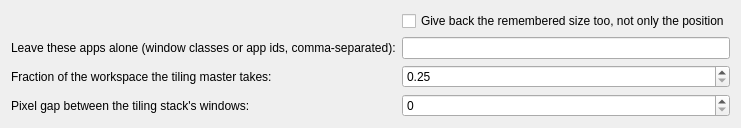
<?xml version="1.0" encoding="UTF-8"?>
<ui version="4.0">
 <class>PlasmaFusionPlacementConfig</class>
 <widget class="QWidget" name="PlasmaFusionPlacementConfig">
  <layout class="QFormLayout" name="formLayout">
   <item row="0" column="1">
    <widget class="QCheckBox" name="kcfg_RememberSize">
     <property name="text">
      <string>Give back the remembered size too, not only the position</string>
     </property>
    </widget>
   </item>
   <item row="1" column="0">
    <widget class="QLabel" name="ignoreAppsLabel">
     <property name="text">
      <string>Leave these apps alone (window classes or app ids, comma-separated):</string>
     </property>
    </widget>
   </item>
   <item row="1" column="1">
    <widget class="QLineEdit" name="kcfg_IgnoreApps"/>
   </item>
   <item row="2" column="0">
    <widget class="QLabel" name="masterFractionLabel">
     <property name="text">
      <string>Fraction of the workspace the tiling master takes:</string>
     </property>
    </widget>
   </item>
   <item row="2" column="1">
    <widget class="QDoubleSpinBox" name="kcfg_MasterFraction">
     <property name="decimals">
      <number>2</number>
     </property>
     <property name="minimum">
      <double>0.250000000000000</double>
     </property>
     <property name="maximum">
      <double>0.750000000000000</double>
     </property>
     <property name="singleStep">
      <double>0.050000000000000</double>
     </property>
    </widget>
   </item>
   <item row="3" column="0">
    <widget class="QLabel" name="stackGapLabel">
     <property name="text">
      <string>Pixel gap between the tiling stack's windows:</string>
     </property>
    </widget>
   </item>
   <item row="3" column="1">
    <widget class="QSpinBox" name="kcfg_StackGap">
     <property name="minimum">
      <number>0</number>
     </property>
     <property name="maximum">
      <number>48</number>
     </property>
    </widget>
   </item>
  </layout>
 </widget>
 <resources/>
 <connections/>
</ui>
